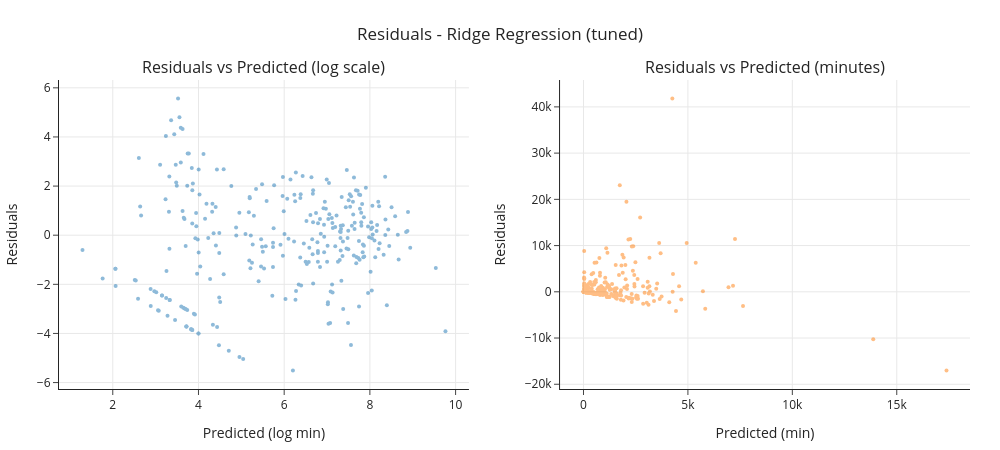

Notebook source saved alongside this figure:
### Code cell
# Ridge Regression - Hyperparameter Tuning
ridge_pipeline = Pipeline(steps=[
    ('preprocessor', preprocessor),
    ('regressor', Ridge())
])
ridge_param_dist = {
    'regressor__alpha': np.logspace(-3, 3, 50)
}
ridge_reg, ridge_pred = train_tune_evaluate(ridge_pipeline, ridge_param_dist, X_train, y_train, X_test, y_test, label="Ridge Regression")

### Figure 1 — Plotly figure (JSON) as saved in the notebook; plotly's stock layout.template omitted (floating-point values rounded to 4 significant figures; data arrays with more than 128 entries replaced by an {"elided": "..."} marker saying what was removed)
{"data": [{"marker": {"size": 4}, "mode": "markers", "name": "log scale", "opacity": 0.5, "type": "scatter", "x": {"elided": "292 float values"}, "xaxis": "x", "y": {"elided": "292 float values"}, "yaxis": "y"}, {"marker": {"size": 4}, "mode": "markers", "name": "minutes", "opacity": 0.5, "type": "scatter", "x": {"elided": "292 float values"}, "xaxis": "x2", "y": {"elided": "292 float values"}, "yaxis": "y2"}], "layout": {"annotations": [{"font": {"size": 16}, "showarrow": false, "text": "Residuals vs Predicted (log scale)", "x": 0.225, "xanchor": "center", "xref": "paper", "y": 1, "yanchor": "bottom", "yref": "paper"}, {"font": {"size": 16}, "showarrow": false, "text": "Residuals vs Predicted (minutes)", "x": 0.775, "xanchor": "center", "xref": "paper", "y": 1, "yanchor": "bottom", "yref": "paper"}], "height": 450, "margin": {"t": 80}, "shapes": [{"line": {"color": "red", "dash": "dash"}, "type": "line", "x0": 0, "x1": 1, "xref": "x domain", "y0": 0, "y1": 0, "yref": "y"}, {"line": {"color": "red", "dash": "dash"}, "type": "line", "x0": 0, "x1": 1, "xref": "x2 domain", "y0": 0, "y1": 0, "yref": "y2"}], "showlegend": false, "title": {"pad": {"t": 20}, "text": "Residuals - Ridge Regression (tuned)"}, "width": 1000, "xaxis": {"anchor": "y", "domain": [0, 0.45], "title": {"text": "Predicted (log min)"}}, "xaxis2": {"anchor": "y2", "domain": [0.55, 1], "title": {"text": "Predicted (min)"}}, "yaxis": {"anchor": "x", "domain": [0, 1], "title": {"text": "Residuals"}}, "yaxis2": {"anchor": "x2", "domain": [0, 1], "title": {"text": "Residuals"}}}}
